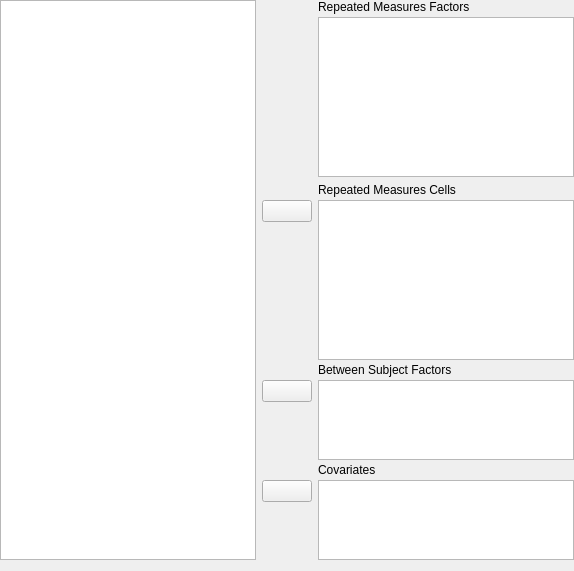
    <widget class="QWidget" name="topWidget" native="true">
     <property name="sizePolicy">
      <sizepolicy hsizetype="Expanding" vsizetype="Preferred">
       <horstretch>0</horstretch>
       <verstretch>0</verstretch>
      </sizepolicy>
     </property>
     <layout class="QGridLayout" name="gridLayout">
      <property name="leftMargin">
       <number>0</number>
      </property>
      <property name="topMargin">
       <number>0</number>
      </property>
      <property name="rightMargin">
       <number>0</number>
      </property>
      <property name="verticalSpacing">
       <number>3</number>
      </property>
      <item row="5" column="1">
       <widget class="QWidget" name="widget_5" native="true"/>
      </item>
      <item row="8" column="1">
       <widget class="QWidget" name="widget_6" native="true"/>
      </item>
      <item row="11" column="1">
       <widget class="QWidget" name="spacerCovariates" native="true"/>
      </item>
      <item row="9" column="2">
       <widget class="QLabel" name="labelCovariates">
        <property name="sizePolicy">
         <sizepolicy hsizetype="Fixed" vsizetype="Fixed">
          <horstretch>0</horstretch>
          <verstretch>0</verstretch>
         </sizepolicy>
        </property>
        <property name="text">
         <string>Covariates</string>
        </property>
       </widget>
      </item>
      <item row="4" column="1">
       <widget class="AssignButton" name="buttonAssignRMCells">
        <property name="sizePolicy">
         <sizepolicy hsizetype="Fixed" vsizetype="Fixed">
          <horstretch>0</horstretch>
          <verstretch>0</verstretch>
         </sizepolicy>
        </property>
        <property name="minimumSize">
         <size>
          <width>50</width>
          <height>0</height>
         </size>
        </property>
        <property name="maximumSize">
         <size>
          <width>50</width>
          <height>16777215</height>
         </size>
        </property>
        <property name="text">
         <string/>
        </property>
       </widget>
      </item>
      <item row="7" column="1">
       <widget class="AssignButton" name="buttonAssignBSFactors">
        <property name="sizePolicy">
         <sizepolicy hsizetype="Fixed" vsizetype="Fixed">
          <horstretch>0</horstretch>
          <verstretch>0</verstretch>
         </sizepolicy>
        </property>
        <property name="minimumSize">
         <size>
          <width>50</width>
          <height>0</height>
         </size>
        </property>
        <property name="maximumSize">
         <size>
          <width>50</width>
          <height>16777215</height>
         </size>
        </property>
        <property name="text">
         <string/>
        </property>
       </widget>
      </item>
      <item row="4" column="2" rowspan="2">
       <widget class="BoundTableView" name="repeatedMeasuresCells">
        <property name="sizePolicy">
         <sizepolicy hsizetype="Expanding" vsizetype="Fixed">
          <horstretch>0</horstretch>
          <verstretch>0</verstretch>
         </sizepolicy>
        </property>
        <property name="minimumSize">
         <size>
          <width>0</width>
          <height>160</height>
         </size>
        </property>
        <property name="maximumSize">
         <size>
          <width>16777215</width>
          <height>160</height>
         </size>
        </property>
        <property name="horizontalScrollBarPolicy">
         <enum>Qt::ScrollBarAlwaysOff</enum>
        </property>
        <property name="dragEnabled">
         <bool>true</bool>
        </property>
        <property name="dragDropMode">
         <enum>QAbstractItemView::DragDrop</enum>
        </property>
        <property name="defaultDropAction">
         <enum>Qt::MoveAction</enum>
        </property>
        <property name="selectionMode">
         <enum>QAbstractItemView::ExtendedSelection</enum>
        </property>
        <property name="selectionBehavior">
         <enum>QAbstractItemView::SelectRows</enum>
        </property>
        <property name="verticalScrollMode">
         <enum>QAbstractItemView::ScrollPerPixel</enum>
        </property>
        <attribute name="horizontalHeaderVisible">
         <bool>false</bool>
        </attribute>
        <attribute name="horizontalHeaderHighlightSections">
         <bool>false</bool>
        </attribute>
        <attribute name="horizontalHeaderStretchLastSection">
         <bool>true</bool>
        </attribute>
        <attribute name="verticalHeaderVisible">
         <bool>false</bool>
        </attribute>
       </widget>
      </item>
      <item row="6" column="2">
       <widget class="QLabel" name="label_3">
        <property name="sizePolicy">
         <sizepolicy hsizetype="Fixed" vsizetype="Fixed">
          <horstretch>0</horstretch>
          <verstretch>0</verstretch>
         </sizepolicy>
        </property>
        <property name="text">
         <string>Between Subject Factors</string>
        </property>
       </widget>
      </item>
      <item row="0" column="2">
       <widget class="QLabel" name="label">
        <property name="sizePolicy">
         <sizepolicy hsizetype="Fixed" vsizetype="Fixed">
          <horstretch>0</horstretch>
          <verstretch>0</verstretch>
         </sizepolicy>
        </property>
        <property name="text">
         <string>Repeated Measures Factors</string>
        </property>
       </widget>
      </item>
      <item row="1" column="1">
       <widget class="QWidget" name="widget_4" native="true"/>
      </item>
      <item row="10" column="2" rowspan="2">
       <widget class="BoundListView" name="covariates">
        <property name="sizePolicy">
         <sizepolicy hsizetype="Expanding" vsizetype="Fixed">
          <horstretch>0</horstretch>
          <verstretch>0</verstretch>
         </sizepolicy>
        </property>
        <property name="minimumSize">
         <size>
          <width>0</width>
          <height>80</height>
         </size>
        </property>
        <property name="maximumSize">
         <size>
          <width>16777215</width>
          <height>80</height>
         </size>
        </property>
        <property name="selectionMode">
         <enum>QAbstractItemView::ExtendedSelection</enum>
        </property>
       </widget>
      </item>
      <item row="1" column="2">
       <widget class="BoundTableView" name="repeatedMeasuresFactors">
        <property name="sizePolicy">
         <sizepolicy hsizetype="Expanding" vsizetype="Fixed">
          <horstretch>0</horstretch>
          <verstretch>0</verstretch>
         </sizepolicy>
        </property>
        <property name="minimumSize">
         <size>
          <width>0</width>
          <height>160</height>
         </size>
        </property>
        <property name="maximumSize">
         <size>
          <width>16777215</width>
          <height>160</height>
         </size>
        </property>
        <property name="horizontalScrollBarPolicy">
         <enum>Qt::ScrollBarAlwaysOff</enum>
        </property>
        <property name="editTriggers">
         <set>QAbstractItemView::AnyKeyPressed</set>
        </property>
        <property name="selectionMode">
         <enum>QAbstractItemView::SingleSelection</enum>
        </property>
        <property name="textElideMode">
         <enum>Qt::ElideNone</enum>
        </property>
        <property name="verticalScrollMode">
         <enum>QAbstractItemView::ScrollPerPixel</enum>
        </property>
        <property name="horizontalScrollMode">
         <enum>QAbstractItemView::ScrollPerPixel</enum>
        </property>
        <property name="showGrid">
         <bool>false</bool>
        </property>
        <attribute name="horizontalHeaderVisible">
         <bool>false</bool>
        </attribute>
        <attribute name="horizontalHeaderDefaultSectionSize">
         <number>150</number>
        </attribute>
        <attribute name="horizontalHeaderHighlightSections">
         <bool>false</bool>
        </attribute>
        <attribute name="horizontalHeaderStretchLastSection">
         <bool>true</bool>
        </attribute>
        <attribute name="verticalHeaderVisible">
         <bool>false</bool>
        </attribute>
       </widget>
      </item>
      <item row="10" column="1">
       <widget class="AssignButton" name="buttonAssignCovariates">
        <property name="sizePolicy">
         <sizepolicy hsizetype="Fixed" vsizetype="Fixed">
          <horstretch>0</horstretch>
          <verstretch>0</verstretch>
         </sizepolicy>
        </property>
        <property name="minimumSize">
         <size>
          <width>50</width>
          <height>0</height>
         </size>
        </property>
        <property name="maximumSize">
         <size>
          <width>50</width>
          <height>16777215</height>
         </size>
        </property>
        <property name="text">
         <string/>
        </property>
       </widget>
      </item>
      <item row="7" column="2" rowspan="2">
       <widget class="BoundListView" name="betweenSubjectFactors">
        <property name="sizePolicy">
         <sizepolicy hsizetype="Expanding" vsizetype="Fixed">
          <horstretch>0</horstretch>
          <verstretch>0</verstretch>
         </sizepolicy>
        </property>
        <property name="minimumSize">
         <size>
          <width>0</width>
          <height>80</height>
         </size>
        </property>
        <property name="maximumSize">
         <size>
          <width>16777215</width>
          <height>80</height>
         </size>
        </property>
        <property name="selectionMode">
         <enum>QAbstractItemView::ExtendedSelection</enum>
        </property>
       </widget>
      </item>
      <item row="3" column="2">
       <widget class="QLabel" name="label_2">
        <property name="sizePolicy">
         <sizepolicy hsizetype="Fixed" vsizetype="Fixed">
          <horstretch>0</horstretch>
          <verstretch>0</verstretch>
         </sizepolicy>
        </property>
        <property name="text">
         <string>Repeated Measures Cells</string>
        </property>
       </widget>
      </item>
      <item row="0" column="0" rowspan="12">
       <widget class="AvailableFieldsListView" name="listAvailableFields">
        <property name="sizePolicy">
         <sizepolicy hsizetype="Expanding" vsizetype="Preferred">
          <horstretch>0</horstretch>
          <verstretch>0</verstretch>
         </sizepolicy>
        </property>
        <property name="minimumSize">
         <size>
          <width>0</width>
          <height>0</height>
         </size>
        </property>
        <property name="maximumSize">
         <size>
          <width>16777215</width>
          <height>16777215</height>
         </size>
        </property>
        <property name="selectionMode">
         <enum>QAbstractItemView::ExtendedSelection</enum>
        </property>
       </widget>
      </item>
     </layout>
    </widget>
